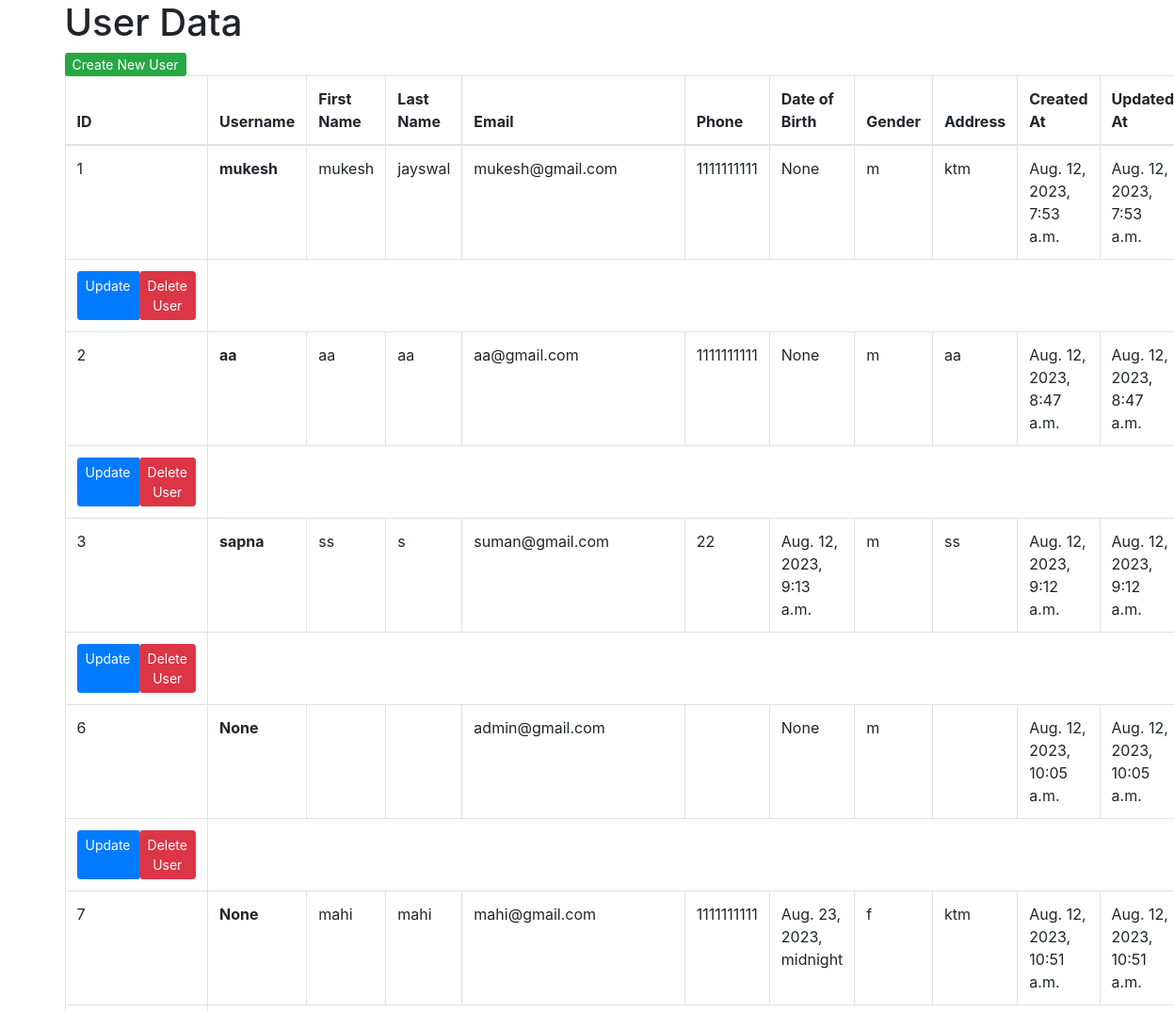
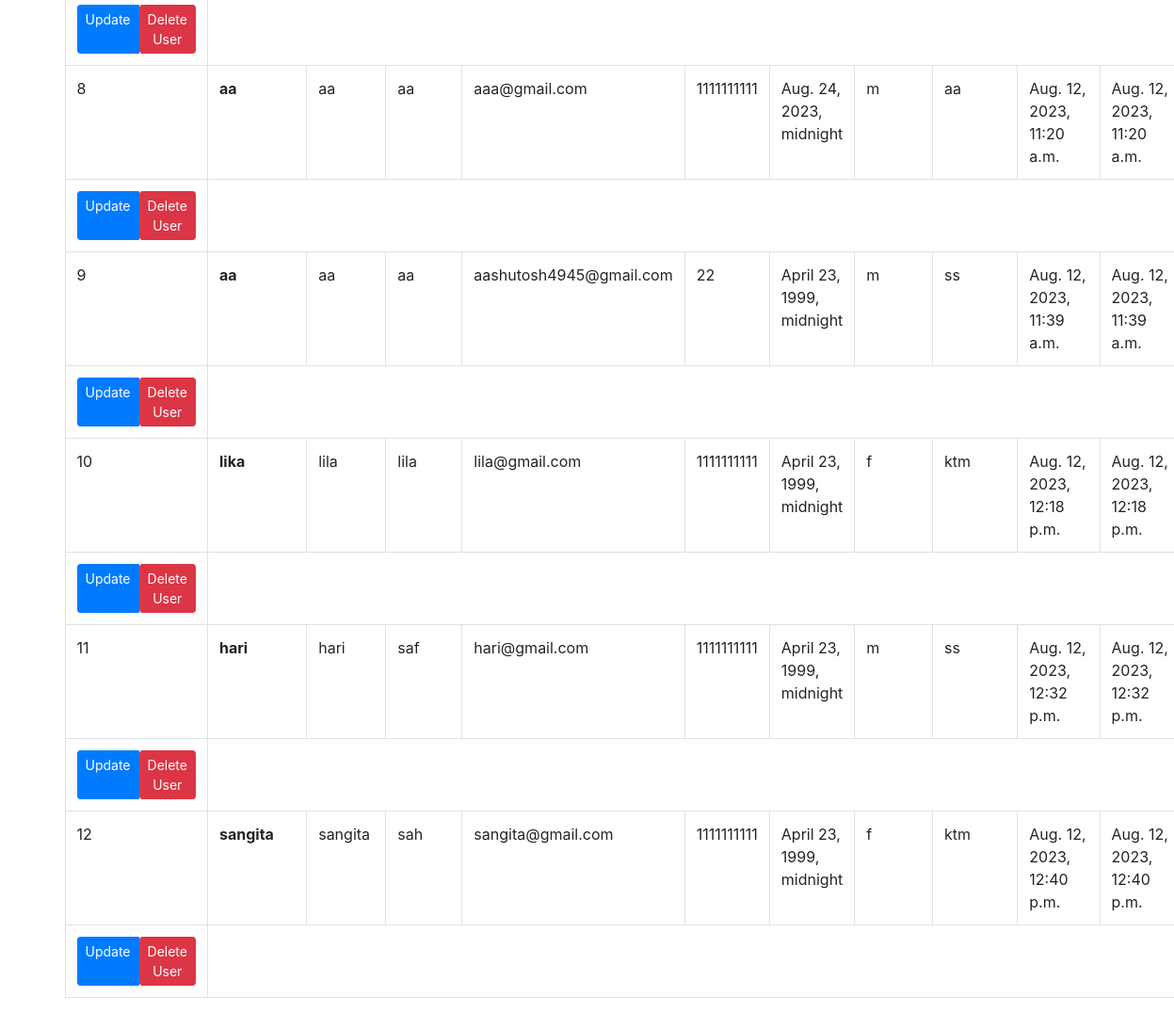
The page /user/all/ (signed in) on the database its author committed (2 pictures, top to bottom).
### artist_data/models.py (models this page shows, shortened)
class User(AbstractUser):
    username = models.CharField(max_length=255, null=True, blank=True)
    first_name = models.CharField(max_length=255)
    last_name = models.CharField(max_length=255)
    email = models.EmailField(null=True, blank=True, unique=True)
    password = models.CharField(max_length=500)
    phone = models.CharField(max_length=20)
    dob = models.DateTimeField(null=True, blank=True)
    gender = models.CharField(max_length=1, choices=GENDER_CHOICES, default='m')
    address = models.CharField(max_length=255)
    created_at = models.DateTimeField(default=datetime.now)
    update_at = models.DateTimeField(default=datetime.now)
    USERNAME_FIELD = 'email'
    REQUIRED_FIELDS = []
    objects = CustomUserManager()

### artist_data/views.py (the view)
# urls.py: path('user/all/', all_users, name='all_users'),
@login_required
def all_users(request):
    user_query = "SELECT id,username,first_name, last_name, email, password, phone, dob, gender, address, created_at, update_at FROM artist_data_user"
    users_data = execute_query(user_query)
    formatted_users_data = []
    for user_tuple in users_data:
        user_dict = {
            'id':user_tuple[0],
            'username':user_tuple[1],
            'first_name': user_tuple[2],
            'last_name': user_tuple[3],
            'email': user_tuple[4],
            'password': user_tuple[5],
            'phone': user_tuple[6],
            'dob': user_tuple[7],
            'gender': user_tuple[8],
            'address': user_tuple[9],
            'created_at': user_tuple[10],
            'update_at': user_tuple[11]
        }
        formatted_users_data.append(user_dict)
    return render(request, 'artist_data/user/all_users.html', {'users_data': formatted_users_data})

### artist_data/utils.py (called while the page is built)
def execute_query(query, params=None):
    with connection.cursor() as cursor:
        if params is None:
            cursor.execute(query)
        else:
            cursor.execute(query, params)
        result = cursor.fetchall()
    return result

### artist_data/templates/artist_data/user/all_users.html (shortened to what this page needs)
<!DOCTYPE html>
{% load static %}
<html>
<head>
    <link rel="stylesheet" href="https://maxcdn.bootstrapcdn.com/bootstrap/4.5.2/css/bootstrap.min.css">
</head>
<body>
<div class="container">
    <h1>User Data</h1>
    <a href="{% url 'create_user' %}" class="btn-success btn-sm">Create New User</a>
    <table class="table table-bordered">
        <thead>
            <tr>
                <th>ID</th>
                <th>Username</th>
                <th>First Name</th>
                <th>Last Name</th>
                <th>Email</th>
                <th>Phone</th>
                <th>Date of Birth</th>
                <th>Gender</th>
                <th>Address</th>
                <th>Created At</th>
                <th>Updated At</th>
            </tr>
        </thead>
        <tbody>
            {% for user_tuple in users_data %}
                <tr>
                    <td>{{ user_tuple.id }}</td>
                    <th>{{user_tuple.username}}</th>
                    <td>{{ user_tuple.first_name }}</td>
                    <td>{{ user_tuple.last_name }}</td>
                    <td>{{ user_tuple.email }}</td>
                    <td>{{ user_tuple.phone }}</td>
                    <td>{{ user_tuple.dob }}</td>
                    <td>{{ user_tuple.gender }}</td>
                    <td>{{ user_tuple.address }}</td>
                    <td>{{ user_tuple.created_at }}</td>
                    <td>{{ user_tuple.update_at }}</td>
                </tr>
                <td>
                    <div class="btn-group" role="group">
                        <a href="{% url 'update_user' user_tuple.id %}" class="btn btn-primary btn-sm">Update</a>
                        <form action="{% url 'delete_user' user_tuple.id %}" method="post" onsubmit="return confirm('Are you sure you want to delete this user?');">
                            <button type="submit" class="btn btn-danger btn-sm">Delete User</button>
                        </form>
                    </div>
                </td>
            {% endfor %}
        </tbody>
    </table>
</div>
</body>
</html>

### rows shown on the page
User: id "2", username "aa", first_name "aa", last_name "aa", email "aa@gmail.com", phone "1111111111", dob "None", gender "m", address "aa", created_at "Aug. 12, 2023, 8:47 a.m.", update_at "Aug. 12, 2023, 8:47 a.m.", id "8", email "aaa@gmail.com", dob "Aug. 24, 2023, midnight", created_at "Aug. 12, 2023, 11:20 a.m.", update_at "Aug. 12, 2023, 11:20 a.m.", id "9", email "aashutosh4945@gmail.com", phone "22", dob "April 23, 1999, midnight", address "ss", created_at "Aug. 12, 2023, 11:39 a.m.", update_at "Aug. 12, 2023, 11:39 a.m."

### other values the page prints
{{ user_tuple.id }} "1" "3" "6" "7" "10" "11" "12"
{{ user_tuple.username }} "mukesh" "sapna" "None" "None" "lika" "hari" "sangita"
{{ user_tuple.first_name }} "mukesh" "ss" "mahi" "lila" "hari" "sangita"
{{ user_tuple.last_name }} "jayswal" "s" "mahi" "lila" "saf" "sah"
{{ user_tuple.email }} "mukesh@gmail.com" "suman@gmail.com" "admin@gmail.com" "mahi@gmail.com" "lila@gmail.com" "hari@gmail.com" "sangita@gmail.com"
{{ user_tuple.phone }} "1111111111" "22" "1111111111" "1111111111" "1111111111" "1111111111"
{{ user_tuple.dob }} "None" "Aug. 12, 2023, 9:13 a.m." "None" "Aug. 23, 2023, midnight" "April 23, 1999, midnight" "April 23, 1999, midnight" "April 23, 1999, midnight"
{{ user_tuple.gender }} "m" "m" "m" "f" "f" "m" "f"
{{ user_tuple.address }} "ktm" "ss" "ktm" "ktm" "ss" "ktm"
{{ user_tuple.created_at }} "Aug. 12, 2023, 7:53 a.m." "Aug. 12, 2023, 9:12 a.m." "Aug. 12, 2023, 10:05 a.m." "Aug. 12, 2023, 10:51 a.m." "Aug. 12, 2023, 12:18 p.m." "Aug. 12, 2023, 12:32 p.m." "Aug. 12, 2023, 12:40 p.m."
{{ user_tuple.update_at }} "Aug. 12, 2023, 7:53 a.m." "Aug. 12, 2023, 9:12 a.m." "Aug. 12, 2023, 10:05 a.m." "Aug. 12, 2023, 10:51 a.m." "Aug. 12, 2023, 12:18 p.m." "Aug. 12, 2023, 12:32 p.m." "Aug. 12, 2023, 12:40 p.m."
